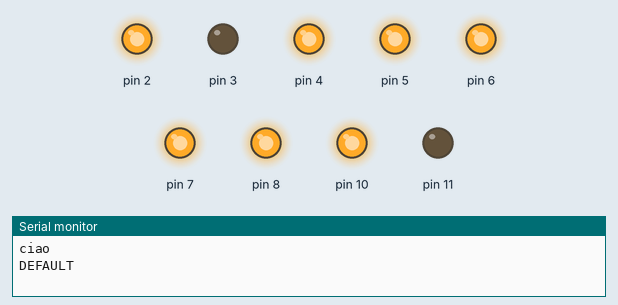
Recording of a sketch running on a simulated Arduino Uno, built with avr-gcc and run on an emulated ATmega328P. On the bench: output pins drawn as LEDs (lit = HIGH), the last lines printed to the serial monitor.

Above: at 0.2 s.
At 1.0 s:
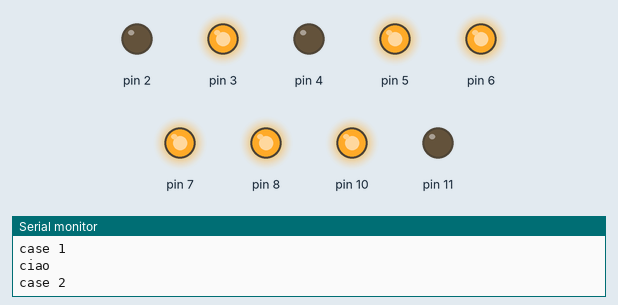
At 1.4 s:
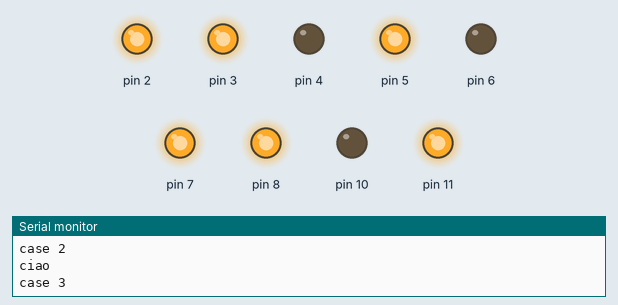
At 2.6 s:
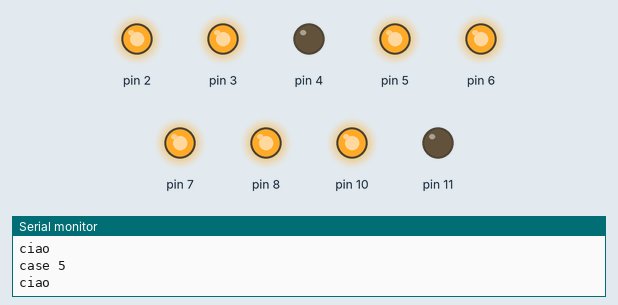
At 3.4 s:
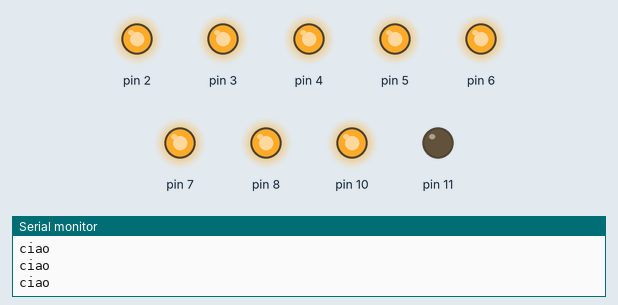
At 4.6 s:
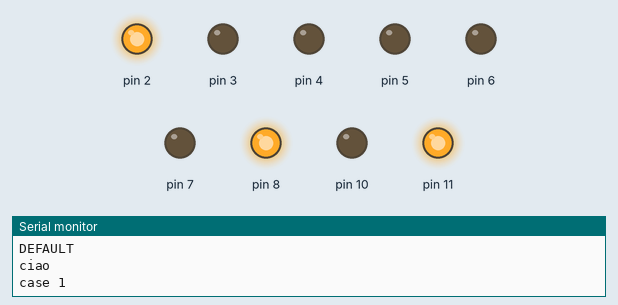
Timing chart, 0 to 5.2 s (numbered marks = the images above):
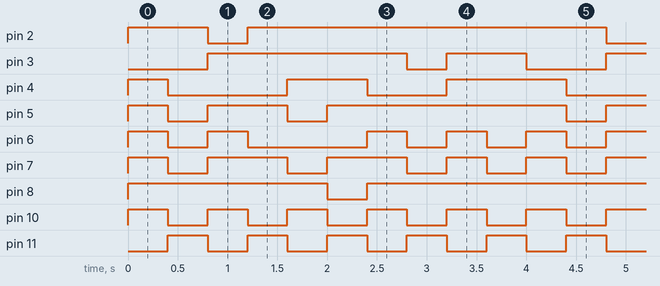

The sketch:

EX5.ino
```cpp
long temperature=0;
int analogPin=A0;

int convertTemperature(int temp){
  return 1;
}

int i=0;
void display(int d) {
  if (d >= 0 || d <= 9) {
    Serial.println("ciao");
    switch(d) {
      case 1:
      Serial.println("case 1");
        digitalWrite(2, HIGH);
        digitalWrite(3, LOW);
        digitalWrite(4, LOW);
        digitalWrite(5, LOW);
        digitalWrite(6, LOW);
        digitalWrite(7, LOW);
        digitalWrite(8, HIGH);
        break;
      case 2:
            Serial.println("case 2");
        digitalWrite(2, LOW);
        digitalWrite(3, HIGH);
        digitalWrite(4, LOW);
        digitalWrite(5, HIGH);
        digitalWrite(6, HIGH);
        digitalWrite(7, HIGH);
        digitalWrite(8, HIGH);
        break;
      case 3:
            Serial.println("case 3");

        digitalWrite(2, HIGH);
        digitalWrite(3, HIGH);
        digitalWrite(4, LOW);
        digitalWrite(5, HIGH);
        digitalWrite(6, LOW);
        digitalWrite(7, HIGH);
        digitalWrite(8, HIGH);
        break;
      case 4:
            Serial.println("case 4");

        digitalWrite(2, HIGH);
        digitalWrite(3, HIGH);
        digitalWrite(4, HIGH);
        digitalWrite(5, LOW);
        digitalWrite(6, LOW);
        digitalWrite(7, LOW);
        digitalWrite(8, HIGH);
        break;
      case 5:
            Serial.println("case 5");

        digitalWrite(2, HIGH);
        digitalWrite(3, HIGH);
        digitalWrite(4, HIGH);
        digitalWrite(5, HIGH);
        digitalWrite(6, LOW);
        digitalWrite(7, HIGH);
        digitalWrite(8, LOW);
        break;
      case 6:
        digitalWrite(2, HIGH);
        digitalWrite(3, HIGH);
        digitalWrite(4, LOW);
        digitalWrite(5, HIGH);
        digitalWrite(6, HIGH);
        digitalWrite(7, HIGH);
        digitalWrite(8, HIGH);
        break;
      case 7:
        digitalWrite(2, HIGH);
        digitalWrite(3, LOW);
        digitalWrite(4, LOW);
        digitalWrite(5, HIGH);
        digitalWrite(6, LOW);
        digitalWrite(7, LOW);
        digitalWrite(8, HIGH);
        break;
      case 8:
        digitalWrite(2, HIGH);
        digitalWrite(3, HIGH);
        digitalWrite(4, HIGH);
        digitalWrite(5, HIGH);
        digitalWrite(6, HIGH);
        digitalWrite(7, HIGH);
        digitalWrite(8, HIGH);
        break;

      case 9:
        digitalWrite(2, HIGH);
        digitalWrite(3, HIGH);
        digitalWrite(4, HIGH);
        digitalWrite(5, HIGH);
        digitalWrite(6, LOW);
        digitalWrite(7, LOW);
        digitalWrite(8, HIGH);
        break;

      default:
      Serial.println("DEFAULT");
        digitalWrite(2, HIGH);
        digitalWrite(3, LOW);
        digitalWrite(4, HIGH);
        digitalWrite(5, HIGH);
        digitalWrite(6, HIGH);
        digitalWrite(7, HIGH);
        digitalWrite(8, HIGH);
        break;
    }

  }
}


void setup() {
  // put your setup code here, to run once:
#include <util/delay.h>

#define REG8(x) *((unsigned char *) (x))     // A macro to use for IO R/W
#define OUT_PORTD   0x2B
#define IN_PORTB    0x23
#define DDR_D       0x2A
#define DDR_B       0x24
#define BLINK_DELAY_MS  1000
#define DDRC 0xff


Serial.begin(9600);

pinMode(2,OUTPUT);
pinMode(3,OUTPUT);
pinMode(4,OUTPUT);
pinMode(5,OUTPUT);
pinMode(6,OUTPUT);
pinMode(7,OUTPUT);
pinMode(8,OUTPUT);

pinMode(10,OUTPUT);
pinMode(11,OUTPUT);

digitalWrite(10,LOW); //PIN 5 CATHODE
digitalWrite(11,LOW); //PIN 10 CATHODE

}


void loop() {

display(i);
digitalWrite(11,LOW); //set one digit to turned on
digitalWrite(10,HIGH); //the other to turned off
i++;
delay(400);
digitalWrite(11,HIGH);
digitalWrite(10,LOW);

display(i);
delay(400);
i++;
if(i==10) i=0;
}
```

Measured:
- by itself, pin 2, pin 8: repeats every 4.0 s: LOW 0.40 s, HIGH 3.6 s
- by itself, pin 3: repeats every 4.0 s: LOW 0.40 s, HIGH 0.80 s, LOW 0.80 s, HIGH 2.0 s
- by itself, pin 4: repeats every 4.0 s: LOW 1.2 s, HIGH 0.80 s, LOW 0.80 s, HIGH 1.2 s
- by itself, pin 5: repeats every 4.0 s: LOW 0.40 s, HIGH 0.80 s, LOW 0.40 s, HIGH 2.4 s
- by itself, pin 6: repeats every 4.0 s: LOW 0.40 s, HIGH 0.40 s, LOW 1.2 s, 2 × (HIGH 0.40 s, LOW 0.40 s), HIGH 0.40 s
- by itself, pin 7: repeats every 4.0 s: 2 × (LOW 0.40 s, HIGH 0.80 s), 2 × (LOW 0.40 s, HIGH 0.40 s)
- by itself, pin 10, pin 11: alternates HIGH for 0.40 s and LOW for 0.40 s
